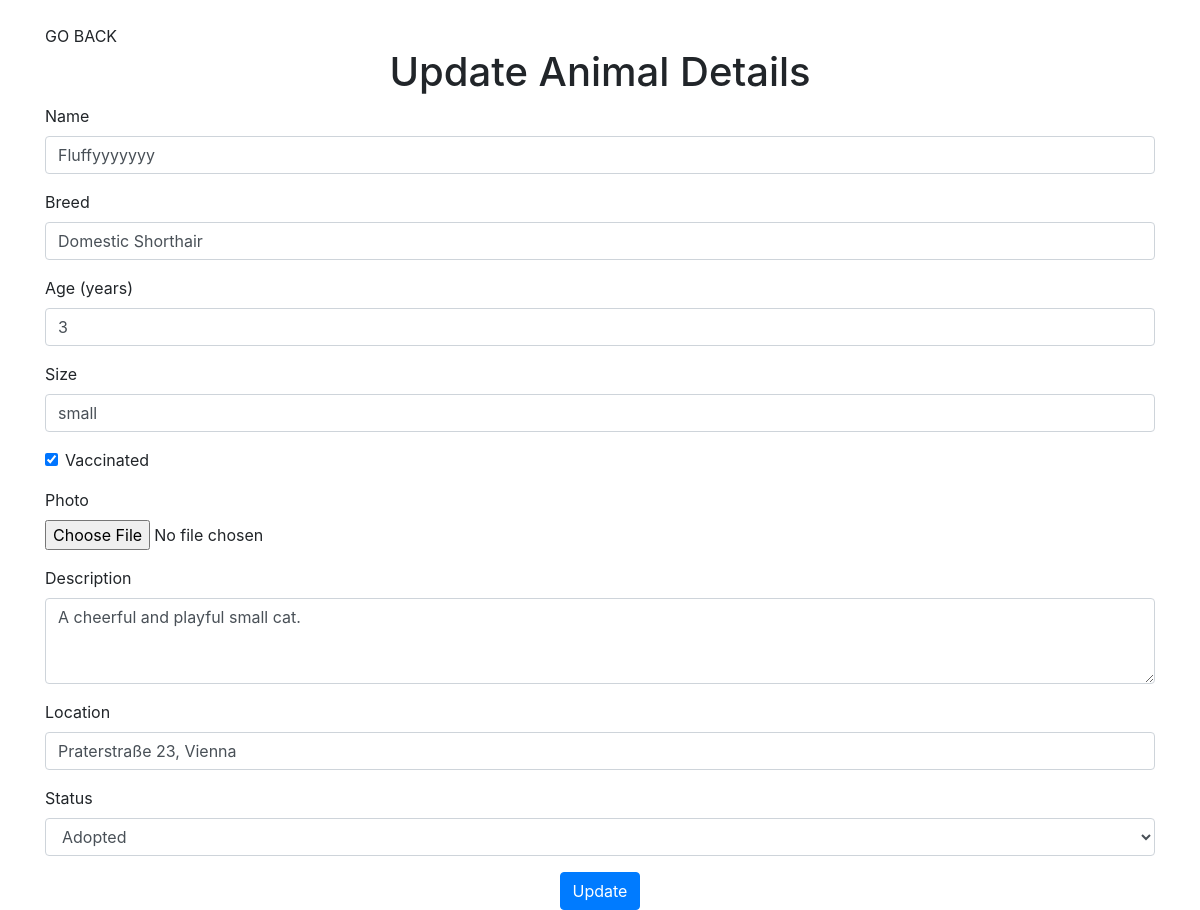
Page /update.php?id=1 on the committed database.
### tables this page shows
CREATE TABLE `animal` (
  `id` int(11) NOT NULL,
  `name` varchar(50) NOT NULL,
  `photo` varchar(255) NOT NULL,
  `location` varchar(100) NOT NULL,
  `description` varchar(255) NOT NULL,
  `size` enum('small','large') NOT NULL,
  `age` int(11) DEFAULT NULL,
  `vaccinated` tinyint(1) NOT NULL,
  `breed` varchar(50) NOT NULL,
  `status` enum('Adopted','Available') NOT NULL
);

### update.php (the view, shortened to what this page needs)
<?php
include 'db_connect.php';
$id = $name = $breed = $age = $size = $vaccinated = $photo = $description = $location = $status = '';
if (isset($_GET['id'])) {
    $id = $_GET['id'];
    $sql = "SELECT * FROM animal WHERE id = '$id'";
    $result = $conn->query($sql);
    if ($result->num_rows == 1) {
        $row = $result->fetch_assoc();
        $name = $row['name'];
        $breed = $row['breed'];
        $age = $row['age'];
        $size = $row['size'];
        $vaccinated = $row['vaccinated'];
        $description = $row['description'];
        $location = $row['location'];
        $status = $row['status'];
    } else {
        header("Location: index.php");
        exit();
    }
}
?>
<!DOCTYPE html>
<html lang="en">
<head>
    <link rel="stylesheet" href="https://maxcdn.bootstrapcdn.com/bootstrap/4.5.2/css/bootstrap.min.css">
</head>
<body>
    <div class="container mt-4">
    <a onclick="history.back()">GO BACK </a>
        <h1 class="text-center">Update Animal Details</h1>
        <form method="POST" enctype="multipart/form-data">
            <div class="form-group">
                <label for="name">Name</label>
                <input type="text" class="form-control" name="name" value="<?php echo $name; ?>" required>
            </div>
            <div class="form-group">
                <label for="breed">Breed</label>
                <input type="text" class="form-control" name="breed" value="<?php echo $breed; ?>" required>
            </div>
            <div class="form-group">
                <label for="age">Age (years)</label>
                <input type="number" class="form-control" name="age" value="<?php echo $age; ?>" required>
            </div>
            <div class="form-group">
                <label for="size">Size</label>
                <input type="text" class="form-control" name="size" value="<?php echo $size; ?>" required>
            </div>
            <div class="form-check">
                <input type="checkbox" class="form-check-input" name="vaccinated" <?php if ($vaccinated) echo 'checked'; ?>>
                <label class="form-check-label" for="vaccinated">Vaccinated</label>
            </div>
            <div class="form-group mt-3">
                <label for="photo">Photo</label>
                <input type="file" class="form-control-file" name="photo">
            </div>
            <div class="form-group">
                <label for="description">Description</label>
                <textarea class="form-control" name="description" rows="3" required><?php echo $description; ?></textarea>
            </div>
            <div class="form-group">
                <label for="location">Location</label>
                <input type="text" class="form-control" name="location" value="<?php echo $location; ?>" required>
            </div>
            <div class="form-group">
                <label for="status">Status</label>
                <select class="form-control" name="status">
                    <option value="Adopted" <?php if ($status == 'Adopted') echo 'selected'; ?>>Adopted</option>
                </select>
            </div>
            <div class="text-center mt-3">
                <button type="submit" class="btn btn-primary">Update</button>
            </div>
        </form>
    </div>
</body>
</html>

### rows in the picture
animal: name "Fluffyyyyyyy", breed "Domestic Shorthair", age "3", size "small", vaccinated "☑", description "A cheerful and playful small cat.", location "Praterstraße 23, Vienna", status "Adopted"
